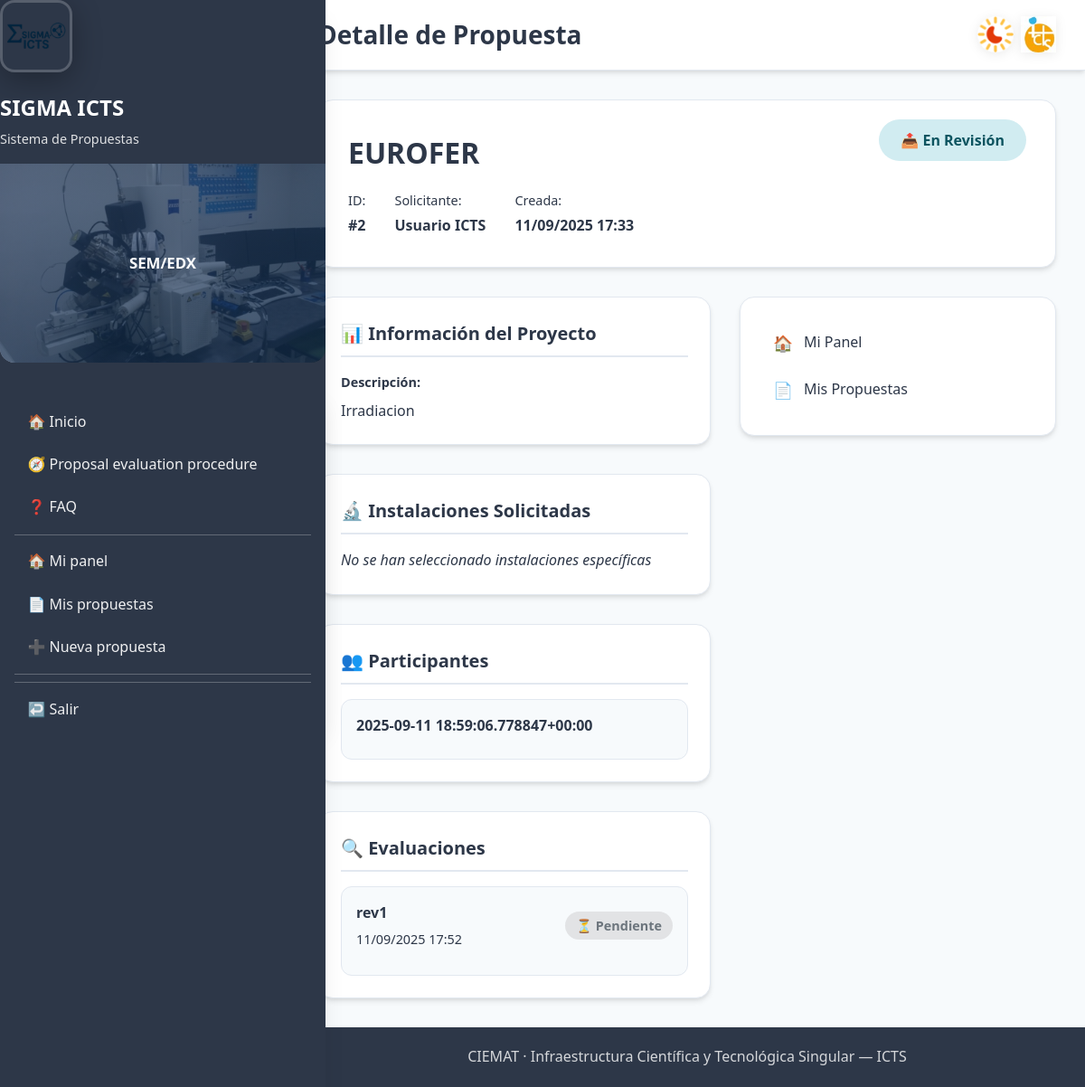
The app's page /icts/proposal/2/ (signed in) with its own data.
### icts/models.py (models this page shows, shortened)
class AccessProposal(models.Model):
    PROJECT_TYPE_CHOICES = [
        ("international", "International"),
        ("european", "European"),
        ("national", "National"),
        ("regional", "Regional"),
    ]
    STATUS_CHOICES = [
        ("draft", "Draft"),
        ("submitted", "Submitted"),
        ("accepted", "Accepted"),
        ("rejected", "Rejected"),
    ]
    applicant = models.ForeignKey(
        settings.AUTH_USER_MODEL,
        on_delete=models.CASCADE,
        related_name="icts_proposals",
    )
    title = models.CharField(max_length=200)
    scope = models.TextField(blank=True)
    facilities = models.ManyToManyField(Facility, blank=True)
    status = models.CharField(max_length=12, choices=STATUS_CHOICES, default="draft")
    created_at = models.DateTimeField(auto_now_add=True)
    is_new_request = models.BooleanField(default=True, help_text="Is this a new request?")
    previous_access = models.ForeignKey(
        'self',
        on_delete=models.SET_NULL,
        null=True,
        blank=True,
        help_text="Previous approved request to copy data from"
    )
    access_code = models.CharField(max_length=50, blank=True, help_text="Auto-generated access code")
    applicant_is_different = models.BooleanField(default=False)
    organization = models.CharField(max_length=200, blank=True, help_text="Center/Institution")
    contact_person = models.CharField(max_length=200, blank=True)
    email = models.EmailField(blank=True)
    phone = models.CharField(max_length=50, blank=True)
    project_name = models.CharField(max_length=200, blank=True)
    project_type = models.CharField(
        max_length=100,
        blank=True,
        choices=PROJECT_TYPE_CHOICES,
        help_text="International, European, National, Regional",
    )
    funding_source = models.CharField(max_length=200, blank=True)
    start_year = models.IntegerField(null=True, blank=True)
    end_year = models.IntegerField(null=True, blank=True)
    previous_experiments = models.TextField(blank=True)
    references = models.TextField(blank=True)
    facility_sem = models.BooleanField(default=False)
    facility_sem_fib = models.BooleanField(default=False)
    facility_imp = models.BooleanField(default=False)
    facility_sims = models.BooleanField(default=False)
    facility_confocal = models.BooleanField(default=False)
    facility_vdg = models.BooleanField(default=False)
    facility_profilometer = models.BooleanField(default=False)

class Participant(models.Model):
    proposal = models.ForeignKey(
        AccessProposal, on_delete=models.CASCADE, related_name="participants"
    )
    name = models.CharField(max_length=120, help_text="Full name of participant")
    center = models.CharField(max_length=200, blank=True, help_text="Center/Institution")
    address = models.TextField(blank=True, help_text="Address")

class ProposalReview(models.Model):
    DECISION = [
        ("pending", "Pending"),
        ("approve", "Approve"),
        ("request_changes", "Request changes"),
        ("reject", "Reject"),
    ]
    proposal = models.ForeignKey(
        AccessProposal, on_delete=models.CASCADE, related_name="reviews"
    )
    reviewer = models.ForeignKey(
        settings.AUTH_USER_MODEL, on_delete=models.CASCADE, related_name="icts_reviews"
    )
    decision = models.CharField(max_length=16, choices=DECISION, default="pending")
    comments = models.TextField(blank=True)
    updated_at = models.DateTimeField(auto_now=True)
    feasibility_ok = models.BooleanField(null=True, blank=True, help_text="Is this proposal technically feasible?")
    score_scientific_quality = models.IntegerField(
        null=True, blank=True,
        choices=[(i, i) for i in range(1, 6)],
        help_text="Scientific quality score (1-5)"
    )
    score_need_infrastructure = models.IntegerField(
        null=True, blank=True,
        choices=[(i, i) for i in range(1, 6)],
        help_text="Need for advanced infrastructure score (1-5)"
    )
    score_industrial_potential = models.IntegerField(
        null=True, blank=True,
        choices=[(i, i) for i in range(1, 6)],
        help_text="Industrial potential score (1-5)"
    )
    class Meta:
        unique_together = ("proposal", "reviewer")

### icts/views.py (the view)
# urls.py: path("proposal/<int:pk>/", views.proposal_detail, name="proposal_detail"),
@login_required(login_url="/accounts/login/icts/")
@user_passes_test(is_icts_user)
@never_cache
def proposal_detail(request, pk):
    obj = get_object_or_404(AccessProposal, pk=pk)
    if (obj.applicant != request.user) and not (is_reviewer(request.user) or is_responsable(request.user)):
        messages.error(request, "No tienes permiso para ver esa propuesta.")
        return redirect("icts:dashboard")
    reviews = obj.reviews.select_related("reviewer").all()
    can_decide = is_responsable(request.user) and obj.status == "submitted"
    return render(
        request,
        "icts/proposal_detail.html",
        {"obj": obj, "reviews": reviews, "can_decide": can_decide}
    )

### icts/templates/icts/proposal_detail.html (shortened to what this page needs)
{% extends "base_icts.html" %}
{% block page_title %}Detalle de Propuesta{% endblock %}
{% block content %}
<div class="proposal-detail-container">
  <div class="proposal-header">
    <div class="proposal-title-section">
      <h1 class="proposal-title">{{ obj.title|default:"(Sin título)" }}</h1>
      <div class="proposal-meta">
        <div class="meta-item">
          <span class="meta-label">ID:</span>
          <span class="meta-value">#{{ obj.id }}</span>
        </div>
        <div class="meta-item">
          <span class="meta-label">Solicitante:</span>
          <span class="meta-value">{{ obj.applicant.get_full_name|default:obj.applicant.get_username }}</span>
        </div>
        <div class="meta-item">
          <span class="meta-label">Creada:</span>
          <span class="meta-value">{{ obj.created_at|date:"d/m/Y H:i" }}</span>
        </div>
      </div>
    </div>
    <div class="proposal-status-section">
      <span class="status-badge status-{{ obj.status }}">
        {% if obj.status == 'draft' %}📝 Borrador
        {% elif obj.status == 'submitted' %}📤 En Revisión
        {% elif obj.status == 'accepted' %}✅ Aceptada
        {% elif obj.status == 'rejected' %}❌ Rechazada
        {% else %}{{ obj.get_status_display }}{% endif %}
      </span>
    </div>
  </div>
  <div class="proposal-content">
    <div class="proposal-main">
      <div class="info-section">
        <h3 class="section-title">📊 Información del Proyecto</h3>
        <div class="info-grid">
          <div class="info-item">
            <label class="info-label">Descripción:</label>
            <div class="info-value">{{ obj.scope|default:"(Sin descripción)" }}</div>
          </div>
        </div>
      </div>
      <div class="info-section">
        <h3 class="section-title">🔬 Instalaciones Solicitadas</h3>
        <div class="facilities-list">
          {% if not obj.facility_sem and not obj.facility_sem_fib and not obj.facility_imp and not obj.facility_sims and not obj.facility_confocal and not obj.facility_vdg and not obj.facility_profilometer %}
            <span class="no-facilities">No se han seleccionado instalaciones específicas</span>
          {% endif %}
        </div>
      </div>
      <div class="info-section">
        <h3 class="section-title">👥 Participantes</h3>
        {% if obj.participants.all %}
          <div class="participants-list">
            {% for participant in obj.participants.all %}
            <div class="participant-item">
              <div class="participant-name">{{ participant.name }}</div>
            </div>
            {% endfor %}
          </div>
        {% else %}
          <div class="no-participants">No hay participantes añadidos</div>
        {% endif %}
      </div>
      <div class="info-section">
        <h3 class="section-title">🔍 Evaluaciones</h3>
        {% if reviews %}
          <div class="reviews-list">
            {% for review in reviews %}
            <div class="review-item">
              <div class="review-header">
                <div class="reviewer-info">
                  <span class="reviewer-name">{{ review.reviewer.get_full_name|default:review.reviewer.get_username }}</span>
                  <span class="review-date">{{ review.updated_at|date:"d/m/Y H:i" }}</span>
                </div>
                <span class="review-decision decision-{{ review.decision }}">
                  {% if review.decision == 'approve' %}✅ Aprobado
                  {% elif review.decision == 'reject' %}❌ Rechazado
                  {% elif review.decision == 'request_changes' %}🔄 Cambios solicitados
                  {% else %}⏳ Pendiente{% endif %}
                </span>
              </div>
            </div>
            {% endfor %}
          </div>
        {% else %}
          <div class="no-reviews">Aún no hay evaluaciones</div>
        {% endif %}
      </div>
    </div>
    <div class="proposal-sidebar">
      <div class="navigation-card">
        <a href="{% url 'icts:user_dashboard' %}" class="nav-link">
          <span class="nav-icon">🏠</span>
          <span class="nav-text">Mi Panel</span>
        </a>
        <a href="{% url 'icts:my_proposals' %}" class="nav-link">
          <span class="nav-icon">📄</span>
          <span class="nav-text">Mis Propuestas</span>
        </a>
      </div>
    </div>
  </div>
</div>
{% endblock %}

### templates/base_icts.html (shortened to what this page needs)
{% load static %}
{% load form_extras %}
{% get_media_prefix as MEDIA_URL %}
<!doctype html>
<html lang="es">
  <head>
  </head>
  <body class="{% block body_class %}{% endblock %}">
    <div class="app">
      {% block sidebar %}
      <aside class="sidebar">
        <div class="sidebar-header">
          <img class="logo" src="{{ MEDIA_URL }}Logos/logo_sigma.png" alt="SIGMA ICTS">
          <div class="brand-title">SIGMA ICTS</div>
          <div class="brand-sub">Sistema de Propuestas</div>
        </div>
        <div class="banner" id="ictsBanner">
          <div class="slide active" style="background-image:url('{{ MEDIA_URL }}SEM_FIB/SEM1.png')"><div class="overlay"><div class="banner-text">SEM/EDX</div></div></div>
        </div>
        <nav class="nav">
          {% include "icts/_sidebar.html" %}
        </nav>
      </aside>
      {% endblock %}
      <main class="main">
        <header class="header">
          <div class="header-inner">
            <h1 class="title">{% block page_title %}Σ SIGMA ICTS{% endblock %}</h1>
            <div class="logos">
              {% block top_right_logos %}
                <img src="{{ MEDIA_URL }}Logos/logo_sol.png" alt="LNF">
                <img src="{{ MEDIA_URL }}Logos/sol_icts.png.jpg" alt="ICTS">
              {% endblock %}
            </div>
          </div>
        </header>
        <section class="content">
          {% block content %}{% endblock %}
        </section>
        <footer class="footer">
          CIEMAT · Infraestructura Científica y Tecnológica Singular — ICTS
        </footer>
      </main>
    </div>
  </body>
</html>

### icts/templates/icts/_sidebar.html (shortened to what this page needs)
{% load static %}
{% load form_extras %}
<nav class="sidebar">
  <ul class="menu">
    <li><a href="/icts/">🏠 Inicio</a></li>
    <li><a href="{% url 'icts:proposal_evaluation' %}">🧭 Proposal evaluation procedure</a></li>
    <li><a href="/faq/">❓ FAQ</a></li>
    {% if request.user.is_authenticated %}
      <li class="menu-sep"></li>
      <li><a href="{% url 'icts:user_dashboard' %}">🏠 Mi panel</a></li>
      {% if not user|has_group:"revisores" and not user|has_group:"responsables" and not user|has_group:"managers" and not user.is_superuser %}
        <li><a href="{% url 'icts:my_proposals' %}">📄 Mis propuestas</a></li>
        <li><a href="{% url 'icts:proposal_create' %}">➕ Nueva propuesta</a></li>
      {% endif %}
      <li class="menu-sep"></li>
      <li class="menu-sep"></li>
      <li><a href="{% url 'accounts:logout' %}">↩️ Salir</a></li>
    {% else %}
      <li class="menu-sep"></li>
      <li><a href="{% url 'accounts:login_icts' %}">🔐 Iniciar sesión</a></li>
      <li><a href="{% url 'icts:register' %}">📝 Registrarse</a></li>
    {% endif %}
  </ul>
</nav>

### records on screen
AccessProposal: title "EUROFER", id "2", applicant.get_full_name "Usuario ICTS", created_at "11/09/2025 17:33", scope "Irradiacion"
Participant: name "2025-09-11 18:59:06.778847+00:00"
ProposalReview: reviewer.get_full_name "rev1", updated_at "11/09/2025 17:52", decision "⏳ Pendiente"
